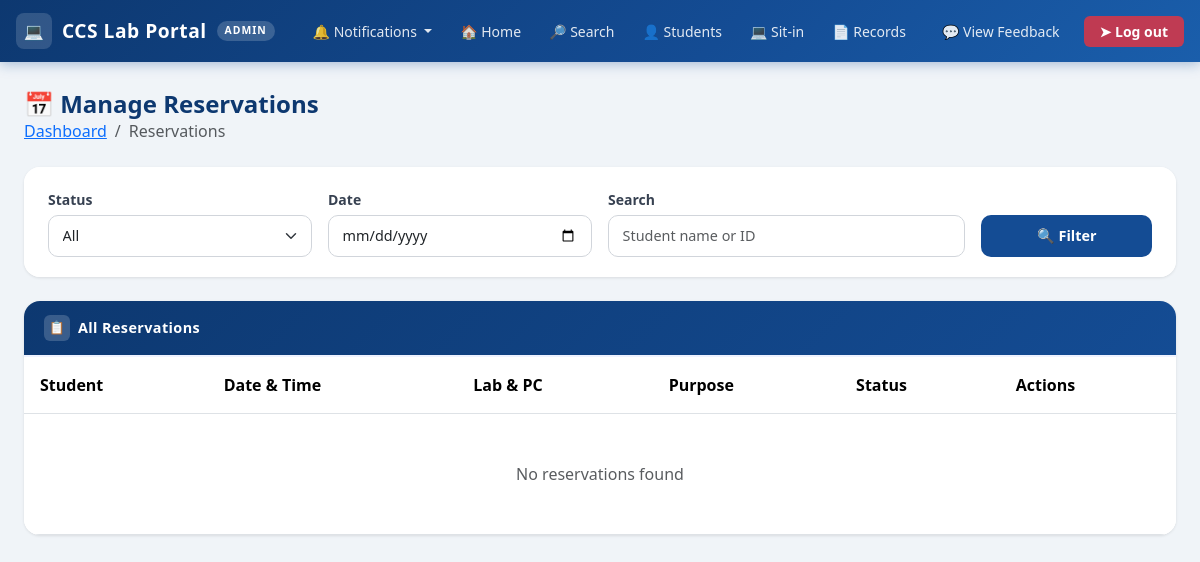
Page /admin/reservations (signed in) on the earlier database version.
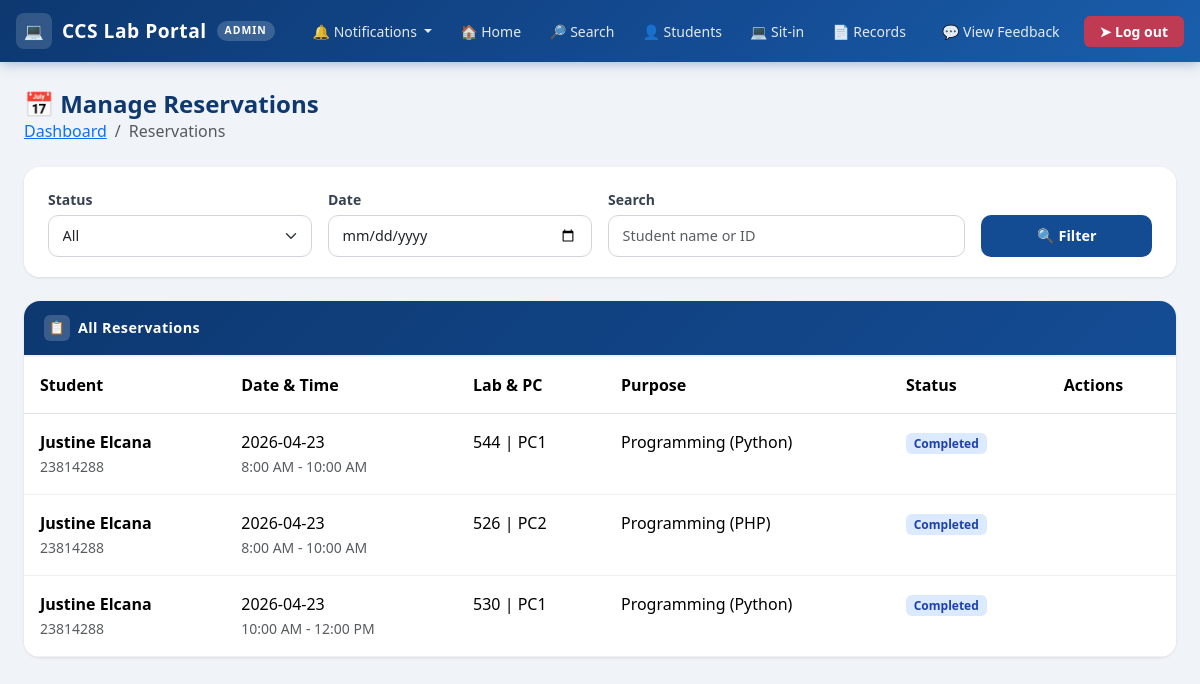
Same page on the later database version.
### tables this page shows
CREATE TABLE reservations(
        id INTEGER PRIMARY KEY AUTOINCREMENT,
        student_id INTEGER NOT NULL,
        purpose TEXT NOT NULL,
        reservation_date TEXT NOT NULL,
        time_slot TEXT NOT NULL,
        lab_room TEXT NOT NULL,
        pc_number TEXT NOT NULL,
        status TEXT DEFAULT 'Pending',
        session_id INTEGER,
        approved_by INTEGER,
        approved_at TIMESTAMP,
        admin_remarks TEXT,
        cancelled_by TEXT,
        cancelled_at TIMESTAMP,
        created_at TIMESTAMP DEFAULT CURRENT_TIMESTAMP,
        updated_at TIMESTAMP DEFAULT CURRENT_TIMESTAMP,
        FOREIGN KEY(student_id) REFERENCES students(id),
        FOREIGN KEY(session_id) REFERENCES sessions_history(session_id),
        FOREIGN KEY(approved_by) REFERENCES admins(id)
        );

CREATE TABLE students(
            id INTEGER PRIMARY KEY AUTOINCREMENT,
            id_number TEXT UNIQUE NOT NULL,
            first_name TEXT NOT NULL CHECK(length(first_name) <= 30),
            middle_name TEXT CHECK(length(middle_name) <= 30),
            last_name TEXT NOT NULL CHECK(length(last_name) <= 30),
            course_level INTEGER NOT NULL CHECK(course_level BETWEEN 1 AND 4),
            course TEXT NOT NULL,
            password TEXT NOT NULL,
            email TEXT UNIQUE NOT NULL,
            address TEXT NOT NULL,
            sessions_remaining INTEGER NOT NULL DEFAULT 30 CHECK(sessions_remaining BETWEEN 0 AND 30),
            total_session_used INTEGER NOT NULL DEFAULT 0 CHECK(total_session_used >= 0),
            profile_photo TEXT DEFAULT NULL,
            points INTEGER DEFAULT 0 CHECK(points >= 0)
            );

### app.py (the view)
@app.route("/admin/reservations")
def admin_reservations():
    if "user" not in session or session.get("role") != "admin":
        return redirect(url_for("login"))
    status_filter = request.args.get("status", "all")
    date_filter = request.args.get("date", "")
    search = request.args.get("search", "")
    filters = {}
    if status_filter != "all":
        filters["status"] = status_filter
    if date_filter:
        filters["date"] = date_filter
    if search:
        filters["search"] = search
    reservations = get_all_reservations(filters if filters else None)
    return render_template("admin/admin_reservations.html",
                         reservations=reservations,
                         current_status=status_filter,
                         current_date=date_filter,
                         current_search=search)

### app.py (called while the page is built)
@app.context_processor
def inject_now():
    return {'now': datetime.now()}

### database.py (called while the page is built)
def get_db():
    if "db" not in g:
        g.db = sqlite3.connect(
            DATABASE,
            detect_types=sqlite3.PARSE_DECLTYPES,
            timeout=30
        )
        g.db.row_factory = sqlite3.Row
        g.db.execute("PRAGMA journal_mode = WAL")
        g.db.execute("PRAGMA foreign_keys = ON")
    return g.db

### db_helper.py (called while the page is built)
def execute(query, params=(), fetchone=False, fetchall=False, commit=False):
    db = get_db()
    if fetchone and fetchall:
        raise ValueError("Cannot Use Fetchone and Fetchall at the same time!")
    cursor = db.execute(query,params)
    try:
        result = None
        if fetchone:
            row = cursor.fetchone()
            result = dict(row) if row else None
        elif fetchall:
            rows = cursor.fetchall()
            result = [dict(r) for r in rows]
        if commit:
            db.commit()
            return cursor.rowcount
        return result
    except Exception:
        db.rollback()
        raise
    finally:
        cursor.close()

### models/admin_models.py (called while the page is built, shortened)
def get_all_reservations(filters=None):
    query = """
        SELECT r.*,
               s.id_number,
               s.first_name,
               s.last_name,
               s.email,
               a.id_number as admin_id_number
        FROM reservations r
        JOIN students s ON r.student_id = s.id
        LEFT JOIN admins a ON r.approved_by = a.id
        WHERE 1=1
    """
    params = []
    query += " ORDER BY r.created_at DESC"
    return execute(query, params, fetchall=True)

### templates/admin/admin_reservations.html (shortened to what this page needs)
{% extends "admin/admin_base.html" %}
{% block content %}
<div class="page-header d-flex align-items-center justify-content-between flex-wrap gap-2 mb-4">
  <div>
    <h4>📅 Manage Reservations</h4>
    <nav aria-label="breadcrumb">
      <ol class="breadcrumb mb-0">
        <li class="breadcrumb-item"><a href="/admin/dashboard">Dashboard</a></li>
        <li class="breadcrumb-item active">Reservations</li>
      </ol>
    </nav>
  </div>
</div>
<div class="dash-card card mb-4">
  <div class="card-body">
    <form method="GET" class="row g-3 align-items-end">
      <div class="col-md-3">
        <label class="form-label fw-semibold">Status</label>
        <select name="status" class="form-select" style="border-radius: 10px;">
          <option value="all" {% if current_status == 'all' %}selected{% endif %}>All</option>
        </select>
      </div>
      <div class="col-md-3">
        <label class="form-label fw-semibold">Date</label>
        <input type="date" name="date" class="form-control" value="{{ current_date }}" style="border-radius: 10px;">
      </div>
      <div class="col-md-4">
        <label class="form-label fw-semibold">Search</label>
        <input type="text" name="search" class="form-control" placeholder="Student name or ID"
               value="{{ current_search }}" style="border-radius: 10px;">
      </div>
      <div class="col-md-2">
        <button type="submit" class="btn w-100" style="background:#144c94; color:white; border-radius: 10px;">
          🔍 Filter
        </button>
      </div>
    </form>
  </div>
</div>
<div class="dash-card card">
  <div class="card-header-custom">
    <div class="header-icon">📋</div>
    All Reservations
  </div>
  <div class="card-body p-0">
    <div style="overflow-x: auto;">
      <table class="table table-hover mb-0">
        <thead style="background:#f8faff;">
          <tr>
            <th style="padding: 1rem;">Student</th>
            <th style="padding: 1rem;">Date & Time</th>
            <th style="padding: 1rem;">Lab & PC</th>
            <th style="padding: 1rem;">Purpose</th>
            <th style="padding: 1rem;">Status</th>
            <th style="padding: 1rem;">Actions</th>
          </tr>
        </thead>
        <tbody>
          {% for r in reservations %}
          <tr style="border-bottom: 1px solid #f0f0f0;">
            <td style="padding: 1rem;">
              <div>
                <strong>{{ r.first_name }} {{ r.last_name }}</strong><br>
                <small class="text-muted">{{ r.id_number }}</small>
              </div>
            </td>
            <td style="padding: 1rem;">
              <div>{{ r.reservation_date }}</div>
              <small class="text-muted">{{ r.time_slot }}</small>
            </td>
            <td style="padding: 1rem;">
              {{ r.lab_room }} | {{ r.pc_number }}
            </td>
            <td style="padding: 1rem;">
              {{ r.purpose }}
            </td>
            <td style="padding: 1rem;">
              {% if r.status == 'Pending' %}
                <span class="badge" style="background:#fef3c7; color:#92400e;">Pending</span>
              {% elif r.status == 'Approved' %}
                <span class="badge" style="background:#d1fae5; color:#065f46;">Approved</span>
              {% elif r.status == 'Rejected' %}
                <span class="badge" style="background:#fee2e2; color:#991b1b;">Rejected</span>
              {% elif r.status == 'Completed' %}
                <span class="badge" style="background:#dbeafe; color:#1e40af;">Completed</span>
              {% elif r.status == 'Cancelled' %}
                <span class="badge" style="background:#f3f4f6; color:#4b5563;">Cancelled</span>
              {% endif %}
            </td>
            <td style="padding: 1rem;">
            </td>
          </tr>
          {% else %}
          <tr>
            <td colspan="6" class="text-center py-5 text-muted">
              No reservations found
            </td>
          </tr>
          {% endfor %}
        </tbody>
      </table>
    </div>
  </div>
</div>
{% endblock %}

### templates/admin/admin_base.html (shortened to what this page needs)
<!DOCTYPE html>
<html lang="en">
<head>
    <link rel="stylesheet" href="{{ url_for('static', filename='css/bootstrap.min.css') }}">
    <link rel="stylesheet" href="{{ url_for('static', filename='css/style.css') }}">
</head>
<body>
<nav class="navbar navbar-expand-lg top-navbar">
  <div class="container-fluid px-3">
    <a class="navbar-brand" href="/admin/dashboard">
      <div class="brand-icon">&#128187;</div>
      CCS Lab Portal
      <span class="admin-badge">Admin</span>
    </a>
    <div class="collapse navbar-collapse" id="adminNavbar">
      <ul class="navbar-nav ms-auto align-items-lg-center gap-1">
        <li class="nav-item dropdown">
          <a class="nav-link dropdown-toggle" href="#" id="notifDropdown"
             role="button" data-bs-toggle="dropdown" aria-expanded="false">
            &#128276; Notifications
          </a>
        </li>
        <li class="nav-item">
          <a class="nav-link" href="/admin/dashboard">&#127968; Home</a>
        </li>
        <li class="nav-item">
          <a class="nav-link" href="#" data-bs-toggle="modal" data-bs-target="#searchModal">
            &#128270; Search
          </a>
        </li>
        <li class="nav-item">
          <a class="nav-link" href="/admin/students">&#128100; Students</a>
        </li>
        <li class="nav-item">
          <a class="nav-link" href="/admin/current_sitin">&#128187; Sit-in</a>
        </li>
        <li class="nav-item">
          <a class="nav-link" href="/admin/sitin/records">&#128196; Records</a>
        </li>
        <li class="nav-item ms-lg-2">
          <a class="nav-link" href="/admin/feedback">&#128172; View Feedback</a>
        </li>
        <li class="nav-item ms-lg-2">
          <a class="btn-logout" href="/logout">&#10148; Log out</a>
        </li>
      </ul>
    </div>
  </div>
</nav>
<div class="page-wrapper">
    {% block content %}{% endblock %}
</div>
</body>
</html>

### static/css/style.css (style rules this page uses)
.navbar-brand, .nav-link { color: white !important; }
body { background-color: #f0f4ff; font-family: 'Inter', sans-serif; min-height: 100vh; }
.form-label { font-weight: 500; font-size: 0.875rem; color: #374151; margin-bottom: 0.35rem; }
.form-control, .form-select { border-radius: 8px; border-color: #d1d5db; font-size: 0.9rem; padding: 0.55rem 0.85rem; transition: border-color 0.2s, box-shadow 0.2s; }
.btn { border-radius: 8px; font-weight: 600; padding: 0.55rem 1.4rem; font-size: 0.9rem; }

### templates/admin/admin_base.html (style rules this page uses)
:root { --uc-blue: #144c94; --uc-blue-dark: #0d3870; --uc-blue-light: #1a5eab; }
body { background-color: #f0f4f8; font-family: 'Segoe UI', system-ui, -apple-system, sans-serif; min-height: 100vh; }
.top-navbar { background: linear-gradient(135deg, var(--uc-blue-dark) 0%, var(--uc-blue) 60%, var(--uc-blue-light) 100%); box-shadow: 0 2px 12px rgba(20, 76, 148, 0.35); position: sticky; top: 0; z-index: 1030; min-height: 60px; }
.top-navbar .navbar-brand { font-weight: 700; font-size: 1.2rem; color: #fff !important; letter-spacing: 0.5px; display: flex; align-items: center; gap: 10px; }
.top-navbar .navbar-brand .brand-icon { width: 36px; height: 36px; background: rgba(255,255,255,0.15); border-radius: 8px; display: flex; align-items: center; justify-content: center; font-size: 1rem; }
.admin-badge { background: rgba(255,255,255,0.18); color: #fff; font-size: 0.65rem; font-weight: 700; letter-spacing: 1px; text-transform: uppercase; padding: 2px 8px; border-radius: 20px; vertical-align: middle; }
.top-navbar .nav-link { color: rgba(255,255,255,0.88) !important; font-size: 0.875rem; font-weight: 500; padding: 0.45rem 0.75rem !important; border-radius: 6px; transition: background 0.18s, color 0.18s; }
.top-navbar .btn-logout { background: rgba(220, 53, 69, 0.85); border: none; color: #fff; font-size: 0.875rem; font-weight: 600; padding: 0.4rem 1rem; border-radius: 6px; transition: background 0.18s; text-decoration: none; }
.page-wrapper { padding: 1.75rem 1.5rem; max-width: 1400px; margin: 0 auto; }
.page-header { margin-bottom: 1.5rem; }
.page-header h4 { color: var(--uc-blue-dark); font-weight: 700; margin: 0; }
.dash-card { border: none; border-radius: 14px; box-shadow: 0 2px 12px rgba(0,0,0,0.07); overflow: hidden; height: 100%; }
.dash-card .card-header-custom { background: linear-gradient(135deg, var(--uc-blue-dark), var(--uc-blue)); color: #fff; padding: 14px 20px; font-weight: 700; font-size: 0.9rem; letter-spacing: 0.4px; display: flex; align-items: center; gap: 8px; }
.dash-card .card-header-custom .header-icon { width: 26px; height: 26px; background: rgba(255,255,255,0.18); border-radius: 6px; display: flex; align-items: center; justify-content: center; font-size: 0.8rem; }
.dash-card .card-body { padding: 1.25rem 1.5rem; background: #fff; }

### templates/admin/admin_reservations.html (style rules this page uses)
.dash-card { border: none; border-radius: 16px; box-shadow: 0 1px 3px 0 rgba(0, 0, 0, 0.1); background: #fff; }
.card-header-custom { background: #fff; border-bottom: 2px solid #eef2ff; padding: 1rem 1.25rem; display: flex; align-items: center; gap: 0.5rem; font-weight: 600; color: #1f2937; }
.header-icon { background: #eef3fc; width: 32px; height: 32px; display: flex; align-items: center; justify-content: center; border-radius: 10px; }

Differences in the rows shown:
added reservations: first_name "Justine", last_name "Elcana", id_number "23814288", reservation_date "2026-04-23", time_slot "8:00 AM - 10:00 AM", lab_room "544", pc_number "PC1", purpose "Programming (Python)", status "Completed"
added reservations: first_name "Justine", last_name "Elcana", id_number "23814288", reservation_date "2026-04-23", time_slot "8:00 AM - 10:00 AM", lab_room "526", pc_number "PC2", purpose "Programming (PHP)", status "Completed"
added reservations: first_name "Justine", last_name "Elcana", id_number "23814288", reservation_date "2026-04-23", time_slot "10:00 AM - 12:00 PM", lab_room "530", pc_number "PC1", purpose "Programming (Python)", status "Completed"
Other differences:
text no longer shown: "No reservations found"
